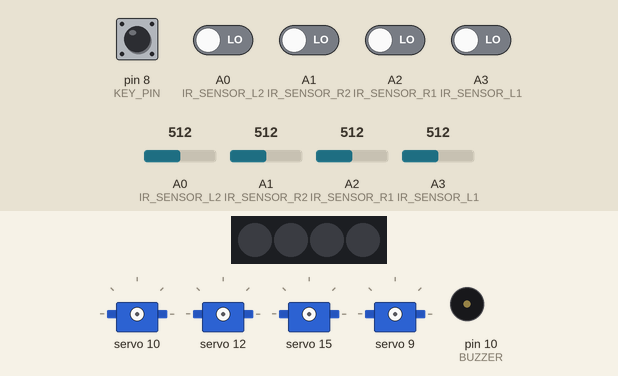
The sketch below on a simulated Arduino Nano, built with avr-gcc and run on an emulated ATmega328P. Parts: 4 RGB LEDs in strip order, left to right, 4 × servo, buzzer (waves = sounding). The inputs (shaded band) are chosen by the test bench; at power-on: pin 8 (KEY_PIN) HIGH, A0 (IR_SENSOR_L2), A1 (IR_SENSOR_R2), A2 (IR_SENSOR_R1), A3 (IR_SENSOR_L1) LOW, A0 (IR_SENSOR_L2) = 512, A1 (IR_SENSOR_R2) = 512, A2 (IR_SENSOR_R1) = 512, A3 (IR_SENSOR_L1) = 512. The strip is taken to match the declared colour order.

Above: at 1.2 s.
1.3 s: pin 8 (KEY_PIN) pulled LOW for 0.15 s
At 3.0 s:
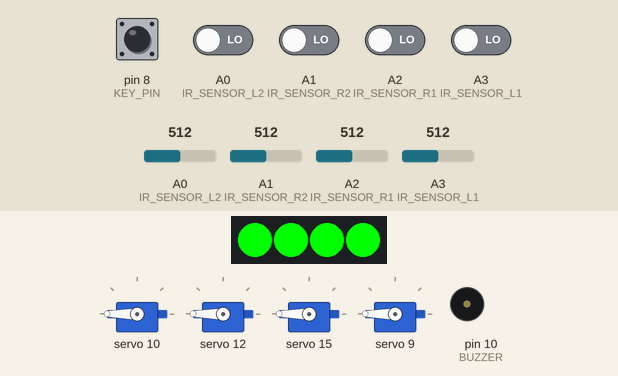
3.3 s: A0 (IR_SENSOR_L2) driven HIGH
At 4.5 s:
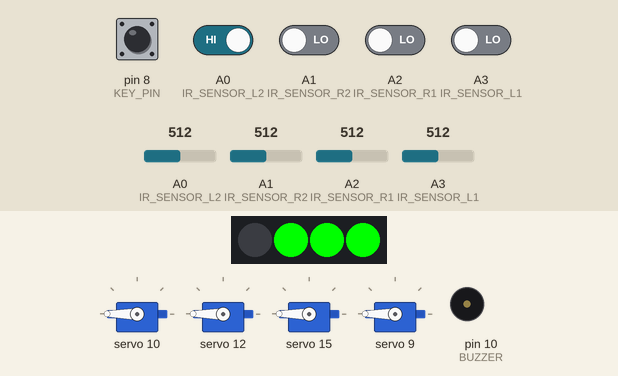
4.8 s: A0 (IR_SENSOR_L2) set to 90
At 5.5 s:
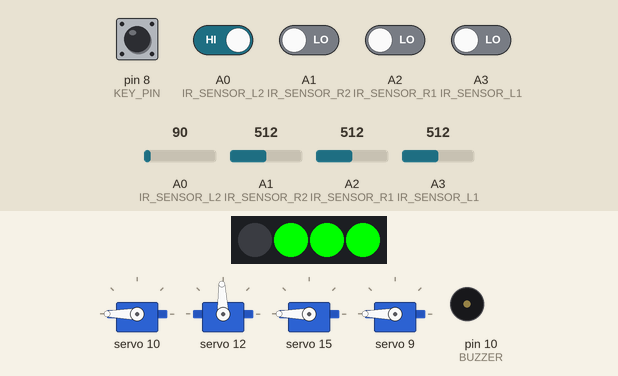
6.3 s: A1 (IR_SENSOR_R2) set to 90
At 6.7 s:
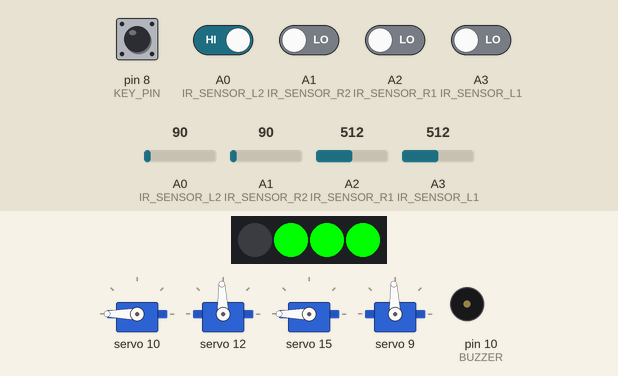
7.8 s: A2 (IR_SENSOR_R1) set to 90
At 9.0 s:
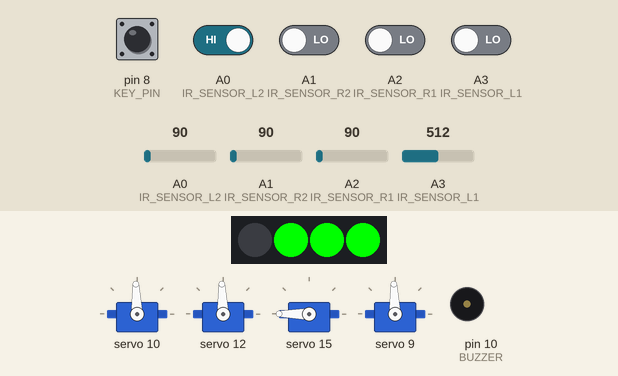
9.3 s: A3 (IR_SENSOR_L1) set to 90
At 10.4 s:
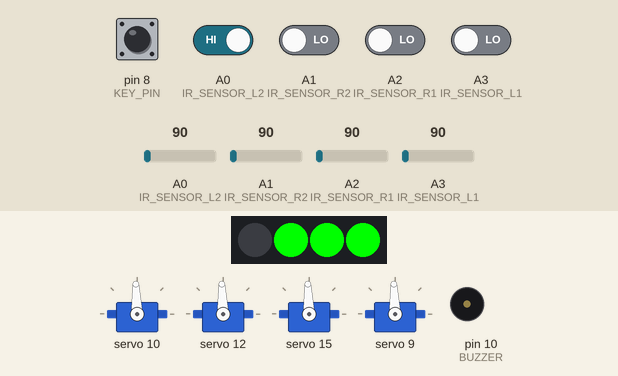
Timing chart, 0 to 11.8 s (numbered marks = the images above; inputs shaded):
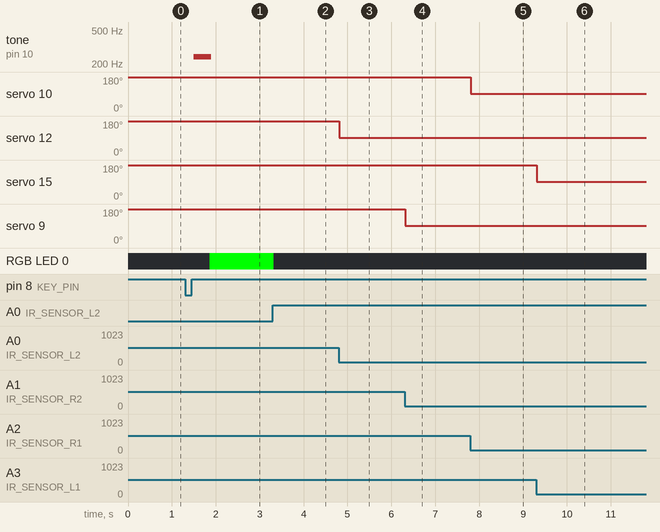

The sketch:

Lateral.ino
```cpp
// (licence header left out)
//Import library
#include <Arduino.h>
#include <Adafruit_PWMServoDriver.h>
#include <Adafruit_NeoPixel.h>
#include "Wire.h"


#define BUZZER 10
#define KEY_PIN 8		// Define K1 button pins
#define RGB_PIN 9		// Define RGB pins
#define MAX_LED 4		// Car with 4 RGB lights

#define IR_SENSOR_L1 A3
#define IR_SENSOR_L2 A0
#define IR_SENSOR_R1 A2
#define IR_SENSOR_R2 A1
#define IR_SENSOR_MID A7

//Initialize pca9685, RGB programming light
Adafruit_PWMServoDriver pwm = Adafruit_PWMServoDriver(0x40);
Adafruit_NeoPixel strip = Adafruit_NeoPixel(MAX_LED, RGB_PIN, NEO_RGB + NEO_KHZ800);

/*====================================================================================================
PID Function
The PID function is used in mainly
control applications. PIDCalc performs one iteration of the PID
algorithm.
While the PID function works, main is just a dummy program showing
a typical usage.
=====================================================================================================*/
typedef struct
{
	float SetPoint;   // Desired value
	float Proportion; // Proportional Const
	float Integral;   // Integral Const
	float Derivative; // Derivative Const
	float LastError;  // Error[-1]
	float PrevError;  // Error[-2]
	float SumError;   // Sums of Errors
} PID;

/*====================================================================================================/
PID Calculation part
=====================================================================================================*/
PID PID_MID = {60, 0.5, 0, 0, 0, 0, 0};
PID PID_IR = {40, 1.2, 0, 0, 0, 0, 0};
float PIDCal_IR(PID pid, float nowValue);


/*Define variables to save the size of the data collected by the infrared sensor*/
int ir_L1; // left front
int ir_L2; // left rear
int ir_R1; // right front
int ir_R2; // right rear
int ir_Mid; // Middle front

/*Define variables to save whether the infrared sensor detects an obstacle*/
int dig_ir_l1; // left front
int dig_ir_l2; // left rear
int dig_ir_r1; // right front
int dig_ir_r2; // right rear

// button status
bool button_press = false;


const char wheel[4][2] = {{10, 11}, {13, 12}, {15, 14}, {8, 9}};
int CarSpeedControl = 60;
int car_direction = 0;       // Set the direction of the car surround mode, 0 is left and 1 is right
int state_direction = 0;     // Set the direction of the car translation mode, 0 is left and 1 is right


/**
* Function       run
* @author        chengengyue
* @date          2019.10.08
* @brief         advance
* @param[in]     Speed(0-160)
* @param[out]    void
* @retval        void
* @par History   no
*/
void run(int Speed)
{
  Speed = map(Speed, 0, 160, 0, 2560);
  pwm.setPWM(10, 0, Speed);    // Right front wheel Forward
  pwm.setPWM(11, 0, 0);
  pwm.setPWM(8, 0, Speed);     // Right rear wheel Forward
  pwm.setPWM(9, 0, 0);

  pwm.setPWM(13, 0, Speed);    // Left front wheel Forward
  pwm.setPWM(12, 0, 0);
  pwm.setPWM(15, 0, Speed);    // Left rear wheel Forward
  pwm.setPWM(14, 0, 0);
}

/**
* Function       brake
* @author        chengengyue
* @date          2019.10.08
* @brief         car stop
* @param[in]     void
* @param[out]    void
* @retval        void
* @par History   no
*/
void brake()
{
  pwm.setPWM(8, 0, 0);
  pwm.setPWM(9, 0, 0);
  pwm.setPWM(11, 0, 0);
  pwm.setPWM(10, 0, 0);

  pwm.setPWM(12, 0, 0);
  pwm.setPWM(13, 0, 0);
  pwm.setPWM(14, 0, 0);
  pwm.setPWM(15, 0, 0);
}

/**
* Function       back
* @author        chengengyue
* @date          2019.10.08
* @brief         car back
* @param[in]     Speed(0-160)
* @param[out]    void
* @retval        void
* @par History   no
*/
void back(int Speed)
{
  Speed = map(Speed, 0, 160, 0, 2560);
  pwm.setPWM(10, 0, 0);
  pwm.setPWM(11, 0, Speed);    // Right front wheel Reverse
  pwm.setPWM(8, 0, 0);
  pwm.setPWM(9, 0, Speed);     // Right rear wheel Reverse

  pwm.setPWM(13, 0, 0);
  pwm.setPWM(12, 0, Speed);    // Left front wheel Reverse
  pwm.setPWM(15, 0, 0);
  pwm.setPWM(14, 0, Speed);    // Left rear wheel Reverse
}

/**
* Function       left
* @author        chengengyue
* @date          2019.10.08
* @brief         car left pan(A type wheel Reverse，B type wheel Forward)
* @param[in]     Speed(0-160)
* @param[out]    void
* @retval        void
* @par History   no
*/
void left(int Speed)
{
  Speed = map(Speed, 0, 160, 0, 2560);
  pwm.setPWM(10, 0, Speed);   //Right front wheel(B type) Forward
  pwm.setPWM(11, 0, 0);
  pwm.setPWM(8, 0, 0);
  pwm.setPWM(9, 0, Speed);    //Right rear wheel(A type) Reverse

  pwm.setPWM(13, 0, 0);
  pwm.setPWM(12, 0, Speed);   //Left front wheel (A type) Reverse
  pwm.setPWM(15, 0, Speed);   //Left rear wheel(B type) Forward
  pwm.setPWM(14, 0, 0);
}

/**
* Function       right
* @author        chengengyue
* @date          2019.10.08
* @brief         car right pan(A type wheel Forward，B type wheel Reverse)
* @param[in]     Speed(0-160)
* @param[out]    void
* @retval        void
* @par History   no
*/
void right(int Speed)
{
  Speed = map(Speed, 0, 160, 0, 2560);
  pwm.setPWM(10, 0, 0);
  pwm.setPWM(11, 0, Speed);   //Right front wheel(B type) Reverse
  pwm.setPWM(8, 0, Speed);    //Right rear wheel(A type) Forward
  pwm.setPWM(9, 0, 0);

  pwm.setPWM(13, 0, Speed);   //Left front wheel(A type) Forward
  pwm.setPWM(12, 0, 0);
  pwm.setPWM(15, 0, 0);
  pwm.setPWM(14, 0, Speed);   //Left rear wheel(B type) Reverse
}

/**
* Function       spin_left
* @author        chengengyue
* @date          2019.10.08
* @brief         car spin left(Left wheel Reverse,Right wheel Forward)
* @param[in]     Speed
* @param[out]    void
* @retval        void
* @par History   no
*/
void spin_left(int Speed)
{
  Speed = map(Speed, 0, 160, 0, 2560);
  pwm.setPWM(10, 0, Speed);   //Right front wheel Forward
  pwm.setPWM(11, 0, 0);
  pwm.setPWM(8, 0, Speed);    //Right rear wheel Forward
  pwm.setPWM(9, 0, 0);

  pwm.setPWM(13, 0, 0);
  pwm.setPWM(12, 0, Speed);   //Left front wheel  Reserve
  pwm.setPWM(15, 0, 0);
  pwm.setPWM(14, 0, Speed);   //Left rear wheel  Reserve
}

/**
* Function       spin_right
* @author        chengengyue
* @date          2019.06.25
* @brief         car spin right(Left wheel Forward,Right wheel Reverse)
* @param[in]     Speed
* @param[out]    void
* @retval        void
* @par History   no
*/
void spin_right(int Speed)
{
  Speed = map(Speed, 0, 160, 0, 2560);
  pwm.setPWM(10, 0, 0);
  pwm.setPWM(11, 0, Speed);   //Right front wheel Reserve
  pwm.setPWM(8, 0, 0);
  pwm.setPWM(9, 0, Speed);    //Right rear wheel Reserve

  pwm.setPWM(13, 0, Speed);   //Left front wheel Forward
  pwm.setPWM(12, 0, 0);
  pwm.setPWM(15, 0, Speed);   //Left rear wheel Forward
  pwm.setPWM(14, 0, 0);
}

/**
* Function       clearRGB
* @author        chengengyue
* @date          2019.10.08
* @brief         Turn off onboard RGB light
* @param[in1]    void
* @param[out]    void
* @retval        void
* @par History   no
*/
void clearRGB()
{
  uint32_t color = strip.Color(0, 0, 0);
  for (uint8_t i = 0; i < MAX_LED; i++)
  {
    strip.setPixelColor(i, color);
  }
  strip.show();
}

/**
* Function       showRGB
* @author        chengengyue
* @date          2019.10.08
* @brief
* @param[in1]    num  Select the serial number of the RGB.
*                     If it is greater than or equal to the maximum number of the RGB, it will be fully illuminated.
* @param[in2]    R    R value(0~255)
* @param[in3]    G    G value(0~255)
* @param[in4]    B    B value(0~255)
* @param[out]    void
* @retval        void
* @par History   NO
*/
void showRGB(int num, int R, int G, int B)
{
  uint32_t color = strip.Color(G, R, B);
  if (num > MAX_LED - 1)  //All RGB be illuminated
  {
    for (int i = 0; i < MAX_LED; i++)
    {
      strip.setPixelColor(i, color);
    }
  }
  else                   //Lighting a RGB separately
  {
    strip.setPixelColor(num, color);
  }
  strip.show();
}

/**
* Function       keyscan
* @author        chengengyue
* @date          2019.10.08
* @brief         key scan
* @param[in1]    void
* @retval        void
* @par History   NO
*/
void keyscan()
{
  int val;
  val = digitalRead(KEY_PIN); //Read the digital 8-port level value assigned to val
  if (val == LOW)             //When the button is pressed
  {
    delay(10);                  //Delayed debounce
    val = digitalRead(KEY_PIN); //Read button status again
    while (val == LOW)
    {
      val = digitalRead(KEY_PIN); //Third read button status
      if (val == HIGH)            //Determine if the button is released, release it to execute
      {
        button_press = !button_press;
        whistle();
        return;
      }
    }
  }
}

/*
* Function       whistle
* @author        chengengyue
* @date          2019.10.08
* @brief         whistle
* @param[in]     void
* @param[out]    void
* @retval        void
* @par History   NO
*/
void whistle()
{
  for (int i = 0; i < 100; i++)
  {
    digitalWrite(BUZZER, HIGH); //sound
    delay(3);
    digitalWrite(BUZZER, LOW);  //no sound
    delay(1);
  }
}


/**
* Function       ir_rgb
* @author        chengengyue
* @date          2019.10.08
* @brief
* @param[in]     void
* @param[out]    void
* @retval        void
* @par History   NO
*/
void ir_rgb()
{
  //Read IR sensor if detect obstacle
  dig_ir_l1 = digitalRead(IR_SENSOR_L1);
  dig_ir_l2 = digitalRead(IR_SENSOR_L2);
  dig_ir_r1 = digitalRead(IR_SENSOR_R1);
  dig_ir_r2 = digitalRead(IR_SENSOR_R2);

  //If sensor detected the obstacle,the RGB light next to it lights up red.
  if (dig_ir_l1 == LOW)
    showRGB(3, 255, 0, 0);
  else
    showRGB(3, 0, 0, 0);

  if (dig_ir_l2 == LOW)
    showRGB(0, 255, 0, 0);
  else
    showRGB(0, 0, 0, 0);

  if (dig_ir_r1 == LOW)
    showRGB(2, 255, 0, 0);
  else
    showRGB(2, 0, 0, 0);

  if (dig_ir_r2 == LOW)
    showRGB(1, 255, 0, 0);
  else
    showRGB(1, 0, 0, 0);
}

/**
* Function       carRun
* @author        chengengyue
* @date          2019.10.08
* @brief         Input four motor speed to control car
* @param[in1]    speed_L1 （-160~160）left front wheel
* @param[in2]    speed_R1 （-160~160）right front wheel
* @param[in3]    speed_L2 （-160~160）left rear wheel
* @param[in4]    speed_R2 （-160~160）right rear wheel
* @param[out]    void
* @par History   NO
*/
void carRun(int speed_L1, int speed_R1, int speed_L2, int speed_R2)
{
  speed_L1 = map(speed_L1, -160, 160, -2560, 2560); //map 160 to 2560
  speed_R1 = map(speed_R1, -160, 160, -2560, 2560);
  speed_L2 = map(speed_L2, -160, 160, -2560, 2560);
  speed_R2 = map(speed_R2, -160, 160, -2560, 2560);

  int speed_wheel[4] = {speed_R1, speed_L1, speed_L2, speed_R2};

  for (int i = 0; i < 4; i++)
  {
    if (speed_wheel[i] >= 0)
    {
      pwm.setPWM(wheel[i][0], 0, speed_wheel[i]);
      pwm.setPWM(wheel[i][1], 0, 0);
    }
    else
    {
      pwm.setPWM(wheel[i][0], 0, 0);
      pwm.setPWM(wheel[i][1], 0, -speed_wheel[i]);
    }
  }
}

/**
* Function       carLateral
* @author        chengengyue
* @date          2019.10.08
* @brief         Surround Mode
* @param[in1]    speed
* @param[in2]    direction，0-left，1-right
* @param[out]    void
* @retval        void
* @par History   no
*/
void carLateral(int speed, int direction)
{
  int speed_L1 = speed;
  int speed_L2 = speed;
  int speed_R1 = speed;
  int speed_R2 = speed;

  ir_L1 = analogRead(IR_SENSOR_L1) / 10;
  ir_L2 = analogRead(IR_SENSOR_L2) / 10;
  ir_R1 = analogRead(IR_SENSOR_R1) / 10;
  ir_R2 = analogRead(IR_SENSOR_R2) / 10;

  int pid_l1 = PIDCal_IR(PID_IR, ir_L1);
  int pid_l2 = PIDCal_IR(PID_IR, ir_L2);
  int pid_r1 = PIDCal_IR(PID_IR, ir_R1);
  int pid_r2 = PIDCal_IR(PID_IR, ir_R2);

  if (direction == 0)            // left
  {
    speed_L1 = speed_L1 + pid_l2;
    speed_L2 = speed_L2 + pid_l1;
    speed_R1 = speed_R1 + pid_r1;
    speed_R2 = speed_R2 + pid_r2;

    carRun(-speed_L1, speed_R1, speed_L2, -speed_R2);
  }
  else if (direction == 1)      // right
  {
    speed_L1 = speed_L1 + pid_l1;
    speed_L2 = speed_L2 + pid_l2;
    speed_R1 = speed_R1 + pid_r2;
    speed_R2 = speed_R2 + pid_r1;

    carRun(speed_L1, -speed_R1, -speed_L2, speed_R2);
  }
}

/**
* Function       PIDCal_IR
* @author        chengengyue
* @date          2019.10.08
* @brief         PID calculation sensor value
* @param[in1]    pid
* @param[in2]    nowValue
* @param[out]    -val_sensor
* @retval        void
* @par History   no
*/
float PIDCal_IR(PID pid, float nowValue)
{
  float dError, Error;
  Error = pid.SetPoint - nowValue;
  pid.SumError += Error;
  dError = pid.LastError - pid.PrevError;
  pid.PrevError = pid.LastError;
  pid.LastError = Error;

  double val_sensor = pid.Proportion * Error
             + pid.Integral * pid.SumError
             + pid.Derivative * dError;
  return -val_sensor;
}

/**
* Function       setup
* @author        chengengyue
* @date          2019.08.20
* @brief         Initialization setting
* @param[in]     void
* @retval        void
* @par History   no
*/
void setup()
{
  pinMode(KEY_PIN, INPUT_PULLUP);
  pinMode(BUZZER, OUTPUT);
  pinMode(IR_SENSOR_L1, INPUT);
  pinMode(IR_SENSOR_L2, INPUT);
  pinMode(IR_SENSOR_R1, INPUT);
  pinMode(IR_SENSOR_R2, INPUT);
  pinMode(IR_SENSOR_MID, INPUT);
  Wire.begin();
  strip.begin();
  strip.show();
  clearRGB();
  pwm.begin();
  pwm.setPWMFreq(60); // Analog servos run at ~60 Hz updates
  brake();
}

/**
* Function       loop
* @author        chengengyue
* @date          2019.08.20
* @brief         Parse the data sent from the serial port and execute the corresponding command
* @param[in]     void
* @retval        void
* @par History  no
*/
void loop()
{
  keyscan();
  if (button_press)
  {
    ir_rgb();
    carLateral(CarSpeedControl, 0);
  }
  else
  {
    brake();
    clearRGB();
  }
}
```

Measured:
- after the input at 1.3 s, tone on pin 10 (BUZZER): silent → 243 Hz after 0.20 s, → silent 0.40 s later; RGB LED 0: off → RGB(0, 255, 0) after 0.56 s
- after the input at 3.3 s, RGB LED 0: RGB(0, 255, 0) → off at once
- after the input at 4.8 s, servo 12: 180° → 92° at once
- after the input at 6.3 s, servo 9: 180° → 92° at once
- after the input at 7.8 s, servo 10: 180° → 92° at once
- after the input at 9.3 s, servo 15: 180° → 92° at once
